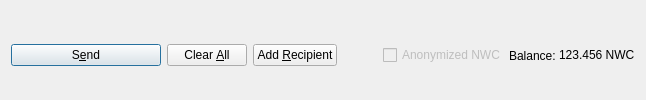
         <widget class="QFrame" name="frame_Send">
          <layout class="QHBoxLayout" name="horizontalLayout">
           <property name="bottomMargin">
            <number>0</number>
           </property>
           <item>
            <widget class="QPushButton" name="sendButton">
             <property name="minimumSize">
              <size>
               <width>150</width>
               <height>0</height>
              </size>
             </property>
             <property name="toolTip">
              <string>Confirm the send action</string>
             </property>
             <property name="text">
              <string>S&amp;end</string>
             </property>
             <property name="icon">
              <iconset resource="../nwccurrency.qrc">
               <normaloff>:/icons/send</normaloff>:/icons/send</iconset>
             </property>
             <property name="autoDefault">
              <bool>false</bool>
             </property>
             <property name="default">
              <bool>true</bool>
             </property>
            </widget>
           </item>
           <item>
            <widget class="QPushButton" name="clearButton">
             <property name="sizePolicy">
              <sizepolicy hsizetype="Minimum" vsizetype="Fixed">
               <horstretch>0</horstretch>
               <verstretch>0</verstretch>
              </sizepolicy>
             </property>
             <property name="toolTip">
              <string>Clear all fields of the form.</string>
             </property>
             <property name="text">
              <string>Clear &amp;All</string>
             </property>
             <property name="icon">
              <iconset resource="../nwccurrency.qrc">
               <normaloff>:/icons/remove</normaloff>:/icons/remove</iconset>
             </property>
             <property name="autoDefault">
              <bool>false</bool>
             </property>
            </widget>
           </item>
           <item>
            <widget class="QPushButton" name="addButton">
             <property name="toolTip">
              <string>Send to multiple recipients at once</string>
             </property>
             <property name="text">
              <string>Add &amp;Recipient</string>
             </property>
             <property name="icon">
              <iconset resource="../nwccurrency.qrc">
               <normaloff>:/icons/add</normaloff>:/icons/add</iconset>
             </property>
             <property name="autoDefault">
              <bool>false</bool>
             </property>
            </widget>
           </item>
           <item>
            <spacer name="horizontalSpacer">
             <property name="orientation">
              <enum>Qt::Horizontal</enum>
             </property>
             <property name="sizeHint" stdset="0">
              <size>
               <width>40</width>
               <height>20</height>
              </size>
             </property>
            </spacer>
           </item>
           <item>
            <layout class="QHBoxLayout" name="horizontalLayout_2">
             <property name="spacing">
              <number>3</number>
             </property>
             <item>
              <widget class="QCheckBox" name="checkzNWC">
               <property name="enabled">
                <bool>false</bool>
               </property>
               <property name="text">
                <string>Anonymized NWC</string>
               </property>
              </widget>
             </item>
             <item>
              <widget class="QLabel" name="label">
               <property name="text">
                <string>Balance:</string>
               </property>
              </widget>
             </item>
             <item>
              <widget class="QLabel" name="labelBalance">
               <property name="sizePolicy">
                <sizepolicy hsizetype="Preferred" vsizetype="Fixed">
                 <horstretch>0</horstretch>
                 <verstretch>0</verstretch>
                </sizepolicy>
               </property>
               <property name="cursor">
                <cursorShape>IBeamCursor</cursorShape>
               </property>
               <property name="text">
                <string notr="true">123.456 NWC</string>
               </property>
               <property name="textInteractionFlags">
                <set>Qt::LinksAccessibleByMouse|Qt::TextSelectableByKeyboard|Qt::TextSelectableByMouse</set>
               </property>
              </widget>
             </item>
            </layout>
           </item>
          </layout>
         </widget>
